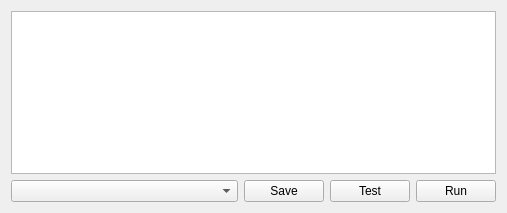
<?xml version="1.0" encoding="UTF-8"?>
<ui version="4.0">
 <class>QScriptWindow</class>
 <widget class="QWidget" name="QScriptWindow">
  <property name="geometry">
   <rect>
    <x>0</x>
    <y>0</y>
    <width>507</width>
    <height>213</height>
   </rect>
  </property>
  <property name="windowTitle">
   <string>Scripter</string>
  </property>
  <property name="windowIcon">
   <iconset resource="openpe.qrc">
    <normaloff>:/OpenPE/Resources/script_gear.png</normaloff>:/OpenPE/Resources/script_gear.png</iconset>
  </property>
  <layout class="QVBoxLayout" name="verticalLayout">
   <item>
    <widget class="CodeEditor" name="sender_code"/>
   </item>
   <item>
    <layout class="QHBoxLayout" name="horizontalLayout">
     <item>
      <widget class="QComboBox" name="script_Box"/>
     </item>
     <item>
      <widget class="QPushButton" name="pushButton_2">
       <property name="sizePolicy">
        <sizepolicy hsizetype="Fixed" vsizetype="Fixed">
         <horstretch>0</horstretch>
         <verstretch>0</verstretch>
        </sizepolicy>
       </property>
       <property name="text">
        <string>Save</string>
       </property>
       <property name="icon">
        <iconset resource="openpe.qrc">
         <normaloff>:/OpenPE/Resources/disk.png</normaloff>:/OpenPE/Resources/disk.png</iconset>
       </property>
      </widget>
     </item>
     <item>
      <widget class="QPushButton" name="pushButton">
       <property name="sizePolicy">
        <sizepolicy hsizetype="Fixed" vsizetype="Fixed">
         <horstretch>0</horstretch>
         <verstretch>0</verstretch>
        </sizepolicy>
       </property>
       <property name="text">
        <string>Test</string>
       </property>
       <property name="icon">
        <iconset resource="openpe.qrc">
         <normaloff>:/OpenPE/Resources/script_error.png</normaloff>:/OpenPE/Resources/script_error.png</iconset>
       </property>
      </widget>
     </item>
     <item>
      <widget class="QPushButton" name="run_script_btn">
       <property name="sizePolicy">
        <sizepolicy hsizetype="Fixed" vsizetype="Fixed">
         <horstretch>0</horstretch>
         <verstretch>0</verstretch>
        </sizepolicy>
       </property>
       <property name="text">
        <string>Run</string>
       </property>
       <property name="icon">
        <iconset resource="openpe.qrc">
         <normaloff>:/OpenPE/Resources/script_gear.png</normaloff>:/OpenPE/Resources/script_gear.png</iconset>
       </property>
      </widget>
     </item>
    </layout>
   </item>
  </layout>
 </widget>
 <layoutdefault spacing="6" margin="11"/>
 <customwidgets>
  <customwidget>
   <class>CodeEditor</class>
   <extends>QPlainTextEdit</extends>
   <header>codeeditor.h</header>
  </customwidget>
 </customwidgets>
 <resources>
  <include location="openpe.qrc"/>
 </resources>
 <connections>
  <connection>
   <sender>pushButton_2</sender>
   <signal>clicked()</signal>
   <receiver>QScriptWindow</receiver>
   <slot>saveSlot()</slot>
   <hints>
    <hint type="sourcelabel">
     <x>293</x>
     <y>195</y>
    </hint>
    <hint type="destinationlabel">
     <x>277</x>
     <y>-15</y>
    </hint>
   </hints>
  </connection>
  <connection>
   <sender>pushButton</sender>
   <signal>clicked()</signal>
   <receiver>QScriptWindow</receiver>
   <slot>testSlot()</slot>
   <hints>
    <hint type="sourcelabel">
     <x>385</x>
     <y>196</y>
    </hint>
    <hint type="destinationlabel">
     <x>367</x>
     <y>-2</y>
    </hint>
   </hints>
  </connection>
  <connection>
   <sender>run_script_btn</sender>
   <signal>clicked()</signal>
   <receiver>QScriptWindow</receiver>
   <slot>runSlot()</slot>
   <hints>
    <hint type="sourcelabel">
     <x>473</x>
     <y>196</y>
    </hint>
    <hint type="destinationlabel">
     <x>414</x>
     <y>-13</y>
    </hint>
   </hints>
  </connection>
  <connection>
   <sender>script_Box</sender>
   <signal>activated(QString)</signal>
   <receiver>QScriptWindow</receiver>
   <slot>loadScript(QString)</slot>
   <hints>
    <hint type="sourcelabel">
     <x>137</x>
     <y>194</y>
    </hint>
    <hint type="destinationlabel">
     <x>183</x>
     <y>-16</y>
    </hint>
   </hints>
  </connection>
 </connections>
 <slots>
  <slot>saveSlot()</slot>
  <slot>testSlot()</slot>
  <slot>runSlot()</slot>
  <slot>loadScript(QString)</slot>
 </slots>
</ui>
